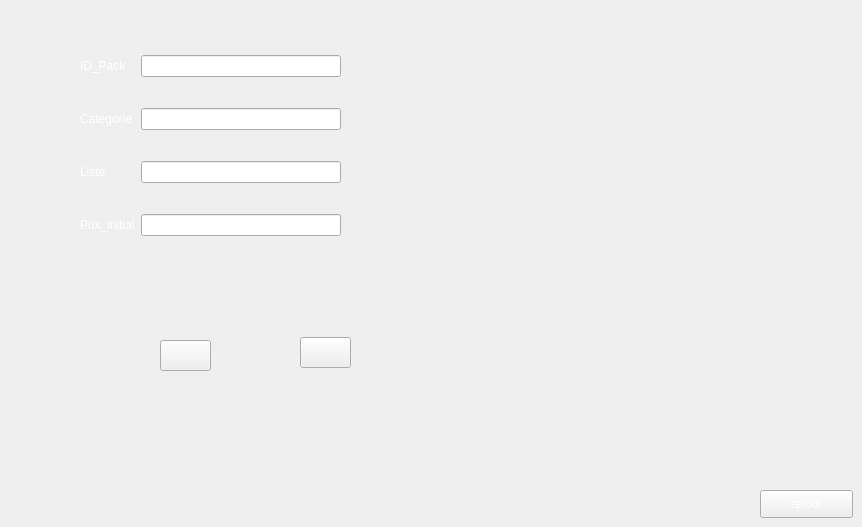
        <widget class="QWidget" name="tab_17">
         <attribute name="title">
          <string>Ajouter</string>
         </attribute>
         <widget class="QPushButton" name="pushButton_valider_Packs_ajouter">
          <property name="geometry">
           <rect>
            <x>160</x>
            <y>340</y>
            <width>51</width>
            <height>31</height>
           </rect>
          </property>
          <property name="styleSheet">
           <string notr="true">border-image: url(:/ressource/add.png);</string>
          </property>
          <property name="text">
           <string/>
          </property>
         </widget>
         <widget class="QPushButton" name="pushButton_modif_pack">
          <property name="geometry">
           <rect>
            <x>300</x>
            <y>337</y>
            <width>51</width>
            <height>31</height>
           </rect>
          </property>
          <property name="styleSheet">
           <string notr="true">border-image: url(:/ressource/modify.png);</string>
          </property>
          <property name="text">
           <string/>
          </property>
         </widget>
         <widget class="QWidget" name="layoutWidget">
          <property name="geometry">
           <rect>
            <x>80</x>
            <y>30</y>
            <width>261</width>
            <height>231</height>
           </rect>
          </property>
          <layout class="QGridLayout" name="gridLayout_2">
           <item row="1" column="2">
            <widget class="QLineEdit" name="lineEdit_Categorie_Packs_Ajouter"/>
           </item>
           <item row="2" column="0">
            <widget class="QLabel" name="label_Liste_Packs_Ajouter">
             <property name="styleSheet">
              <string notr="true">color: rgb(255, 255, 255);
</string>
             </property>
             <property name="text">
              <string>Liste</string>
             </property>
            </widget>
           </item>
           <item row="0" column="0">
            <widget class="QLabel" name="label_ID_Packs_Ajouter">
             <property name="styleSheet">
              <string notr="true">color: rgb(255, 255, 255);

</string>
             </property>
             <property name="text">
              <string>ID_Pack</string>
             </property>
            </widget>
           </item>
           <item row="3" column="2">
            <widget class="QLineEdit" name="lineEdit_prix_initial_packs_ajouter"/>
           </item>
           <item row="0" column="2">
            <widget class="QLineEdit" name="lineEdit_ID_Packs_Ajouter"/>
           </item>
           <item row="3" column="0">
            <widget class="QLabel" name="label_prix_initial_packs_ajouter">
             <property name="styleSheet">
              <string notr="true">color: rgb(255, 255, 255);
</string>
             </property>
             <property name="text">
              <string>Prix_initial</string>
             </property>
            </widget>
           </item>
           <item row="1" column="0">
            <widget class="QLabel" name="label_Categorie_Packs_Ajouter">
             <property name="styleSheet">
              <string notr="true">color: rgb(255, 255, 255);
</string>
             </property>
             <property name="text">
              <string>Categorie</string>
             </property>
            </widget>
           </item>
           <item row="2" column="2">
            <widget class="QLineEdit" name="lineEdit_Liste_Packs_Ajouter"/>
           </item>
          </layout>
         </widget>
         <widget class="QPushButton" name="pushButton_retour_packs_ajouter">
          <property name="geometry">
           <rect>
            <x>760</x>
            <y>490</y>
            <width>93</width>
            <height>28</height>
           </rect>
          </property>
          <property name="styleSheet">
           <string notr="true">color: rgb(255, 255, 255);</string>
          </property>
          <property name="text">
           <string>retour</string>
          </property>
         </widget>
        </widget>
